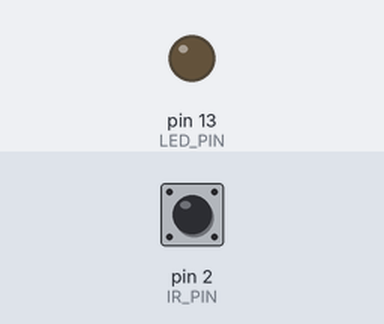
Recording of a sketch running on a simulated Arduino Uno, built with avr-gcc and run on an emulated ATmega328P. On the bench: output pins drawn as LEDs (lit = HIGH). Inputs (shaded band) come from the test bench; at power-on: pin 2 (IR_PIN) HIGH.

Above: at 1.2 s.
1.3 s: pin 2 (IR_PIN) pulsed LOW 5 times (0.12 s each, 0.3 s apart)
At 2.9 s:
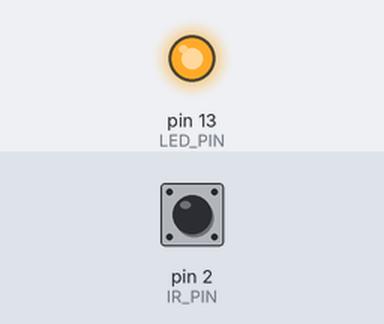
Timing chart, 0 to 4.5 s (numbered marks = the images above; inputs shaded):
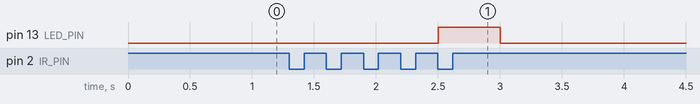

Measured:
- after the input at 1.3 s, pin 13 (LED_PIN): LOW → HIGH after 1.2 s, → LOW 0.50 s later

The sketch:

ir_interrupt_counter.ino
```cpp
#define IR_PIN 2        // INT0
#define LED_PIN 13

volatile unsigned int objectCount = 0;
volatile bool blinkRequest = false;

// ---------- Interrupt Service Routine ----------
void IR_ISR() {
  objectCount++;

  // Every 5 detections, request LED blink
  if (objectCount % 5 == 0) {
    blinkRequest = true;
  }
}

void setup() {
  pinMode(IR_PIN, INPUT);
  pinMode(LED_PIN, OUTPUT);

  // Trigger interrupt when object is detected (LOW)
  attachInterrupt(digitalPinToInterrupt(IR_PIN),
                  IR_ISR,
                  FALLING);
}

void loop() {
  // Main loop only USES the result, not detect events
  if (blinkRequest) {
    digitalWrite(LED_PIN, HIGH);
    delay(500);
    digitalWrite(LED_PIN, LOW);
    delay(500);

    blinkRequest = false;
  }

  // (Optional) objectCount can be displayed or logged here
}
```
